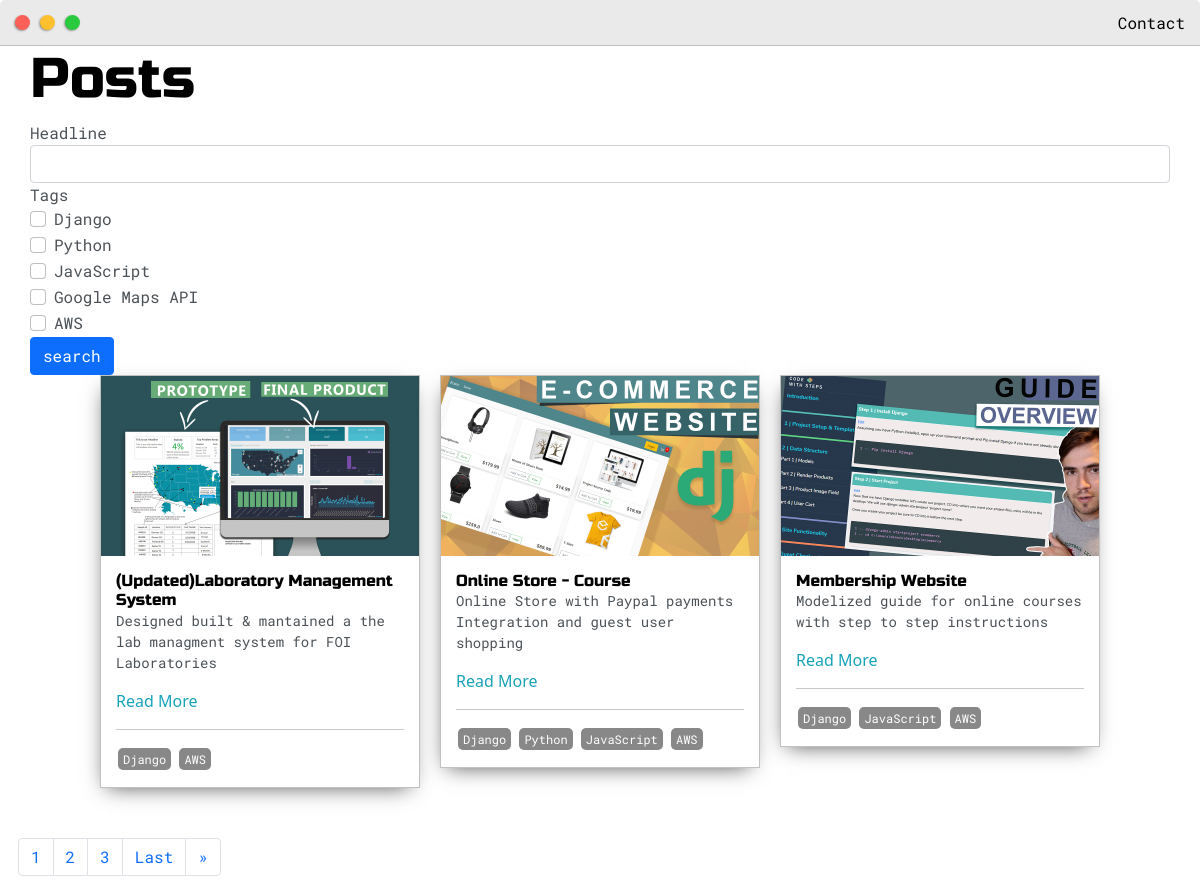
/posts/, run on the app's committed database.
### base/models.py (models this page shows, shortened)
class Post(models.Model):
    headline = models.CharField(max_length=200)
    sub_headline = models.CharField(max_length=200, null=True, blank=True)
    thumbnail = models.ImageField(null=True, blank=True, upload_to="images", default="placeholder.png")
    body = RichTextUploadingField(null=True, blank=True)
    created = models.DateTimeField(auto_now_add=True)
    active = models.BooleanField(default=True)
    featured = models.BooleanField(default=False)
    tags = models.ManyToManyField(Tag, null=True)
    slug = models.SlugField(null=True, blank=True)

class Tag(models.Model):
    name = models.CharField(max_length=50)
    def __str__(self):
        return self.name

### base/views.py (the view)
# urls.py: path('posts/',views.posts, name="posts"),
def posts(request):
    posts = Post.objects.filter(active=True)
    myFilter = PostFilter(request.GET, queryset=posts)
    posts = myFilter.qs
    page = request.GET.get('page')
    paginator = Paginator(posts, 3)
    try:
        posts = paginator.page(page)
    except PageNotAnInteger:
        posts = paginator.page(1)
    except EmptyPage:
        posts = paginator.page(paginator.num_pages)
    context = {'posts':posts, 'myFilter':myFilter}
    return render(request, 'base/posts.html',context)

### base/templates/base/posts.html (shortened to what this page needs)
{% extends 'base/main.html' %}
{% load static %}
{% load crispy_forms_tags %}
{% block content %}
<div class="main-container">
    <h1>Posts</h1>
    <form id="searchForm" method="GET" >
        {{myFilter.form|crispy}}
        <input class="btn btn-primary" type="submit" value="search">
    </form>
    <div class="post-wrapper">
    {% for post in posts %}
    <div>
        <div class="post">
            <img class="thumbnail" src="{{post.thumbnail.url}}">
            <div class="post-preview">
                <h6 class="post-title">{{post.headline}}</h6>
                <p class="post-intro">{{post.sub_headline}}</p>
                <a href="{% url 'post' post.slug %}">Read More</a>
                <hr>
                {% for tag in post.tags.all %}
                    <span class="tag" style="display:inline-block;
                    color: #fff;
                    background-color: #888;
                    border-radius: 5px;
                    margin: 2px;
                    padding: 2px 5px;
                    font-size: 12px;">{{tag}}</span>
                {% endfor %}
            </div>
        </div>
    </div>
    {% empty %}
        <h3>No posts found...</h3>
    {% endfor %}
    </div>
    <div class="row">
        {% if posts.has_other_pages %}
            <ul class="pagination">
                {% for i in posts.paginator.page_range %}
                    {% if posts.number == i %}
                        <li class="page-item"><a class="active page-link">{{i}}</a></li>
                    {% else %}
                        <li class="page-item"><a data-page="{{i}}" href="?page={{i}}" class="page-link">{{i}}</a></li>
                    {% endif %}
                {% endfor %}
                {% if posts.has_next %}
                    <li class="page-item"><a data-page="{{posts.paginator.num_pages}}" href="?page={{posts.paginator.num_pages}}"
                        class="page-link">Last</a></li>
                    <li class="page-item"><a data-page="{{posts.next_page_number}}" href="?page={{posts.next_page_number}}"
                        class="page-link">&raquo</a></li>
                {% endif %}
            </ul>
        {% endif %}
    </div>
</div>
{% endblock content %}

### base/templates/base/main.html (shortened to what this page needs)
<!DOCTYPE html>
{% load static %}
<html>
    <head>
        <link href="https://cdn.jsdelivr.net/npm/bootstrap@5.1.0/dist/css/bootstrap.min.css" rel="stylesheet">
	    <link rel="stylesheet" type="text/css" href="{% static 'css/default.css'%}">
    </head>
    <body>
        {% include "base/navbar.html" %}
        {% block content %}{% endblock content %}
    </body>
</html>

### base/templates/base/navbar.html (shortened to what this page needs)
<div class="nav-wrapper">
    <a href="{% url 'home' %}">
        <div class="dots-wrapper">
            <div id="dot-1" class="browser-dot"></div>
            <div id="dot-2" class="browser-dot"></div>
            <div id="dot-3" class="browser-dot"></div>
        </div>
    </a>
    <ul id="navigation">
        <li><a href="{% url 'home' %}">Contact</a></li>
    </ul>
</div>

### static/css/default.css (style rules this page uses)
:root { --mainColor:#eaeaea; --secondaryColor:#fff; --borderColor:#c1c1c1; --mainText:black; --secondaryText:#4b5156; --themeDotBorder:#24292e; --previewBg:rgb(251, 249, 243, 0.8); --previewShadow:#f0ead6; --buttonColor:black; }
html, body { padding: 0; margin: 0; scroll-behavior: smooth; }
body * { transition: 0.3s; }
h1, h2, h3, h4, h5, h6, strong { color: var(--mainText); font-family: 'Russo One', sans-serif; font-weight: 500; }
p, li, span, label, input, textarea { color: var(--secondaryText); font-family: 'Roboto Mono', monospace; }
a { text-decoration: none; color:#17a2b8; }
ul { list-style: none; }
h1 { font-size: 56px; }
h6 { font-size: 16px; }
.main-container { width: 1200px; margin: 0 auto; }
.nav-wrapper { border-radius:5px 5px 0 0; grid-area:nav-wrapper; border-bottom: 1px solid var(--borderColor); display: flex; justify-content: space-between; align-items: center; background-color: var(--mainColor); }
#navigation a { color:var(--mainText); }
#navigation { margin:0; padding: 10px; }
#navigation li { display: inline-block; margin-right: 5px; margin-left:5px; }
.dots-wrapper { display: flex; padding: 10px; }
#dot-1 { background-color: #FC6058; }
#dot-2 { background-color: #FEC02F; }
#dot-3 { background-color: #2ACA3E; }
.browser-dot { background-color: black; height: 15px; width: 15px; border-radius: 50%; margin: 5px; -webkit-box-shadow: -1px 1px 3px -1px rgba(0,0,0,0.75); -moz-box-shadow: -1px 1px 3px -1px rgba(0,0,0,0.75); box-shadow: -1px 1px 3px -1px rgba(0,0,0,0.75); }
.post-wrapper { display: grid; grid-template-columns: repeat(auto-fit, 320px); gap:20px; justify-content: center; padding-bottom: 50px; }
.post { border:1px solid var(--borderColor); -webkit-box-shadow: -2px 7px 21px -9px rgba(0,0,0,0.75); -moz-box-shadow: -2px 7px 21px -9px rgba(0,0,0,0.75); box-shadow: -2px 7px 21px -9px rgba(0,0,0,0.75); }
.thumbnail { display: block; width: 100%; height:180px; object-fit: cover; }
.post-preview { background-color: #fff; padding:15px; }
.post-title { color:black; margin: 0; }
.post-intro { color:#4b5156; font-size: 14px; }
.tag { display:inline-block; color: #fff; background-color: #888; border-radius: 5px; margin: 2px; padding: 2px 5px; font-size: 12px; }
@media screen and (max-width: 1200px) { .main-container { width: 95%; } }

### data on the page
Post: thumbnail (picture), headline "(Updated)Laboratory Management System", sub_headline "Designed built & mantained a the lab managment system for FOI Laboratories"
Tag: name "Django"
Tag: name "AWS"
Post: thumbnail (picture), headline "Online Store - Course", sub_headline "Online Store with Paypal payments Integration and guest user shopping"
Tag: name "Python"
Tag: name "JavaScript"
Post: thumbnail (picture), headline "Membership Website", sub_headline "Modelized guide for online courses with step to step instructions"

### other printed values
{{ i }} "1"
{{ i }} "2" "3"
